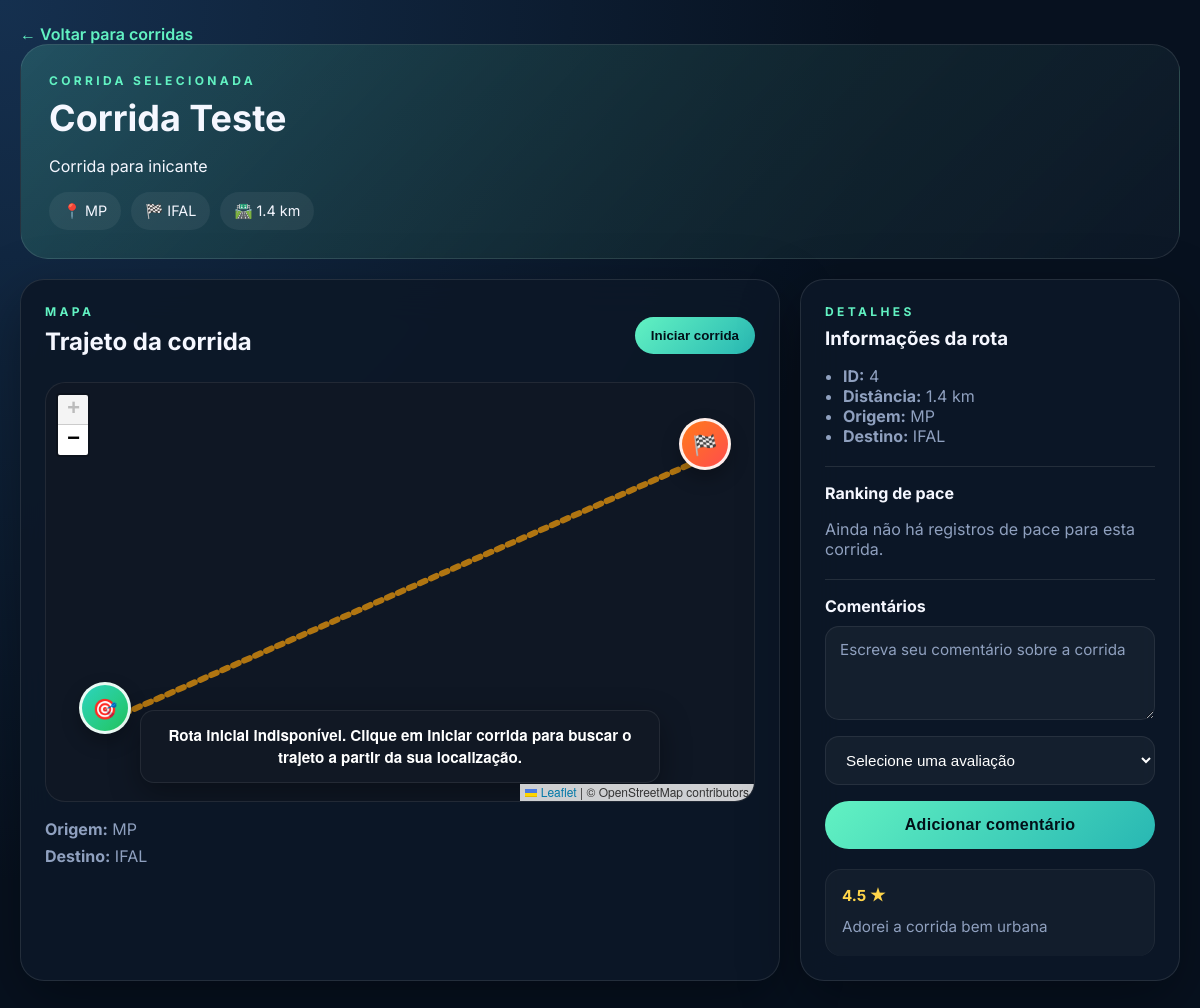
The app's page /corridas/4/ (signed in), older data.
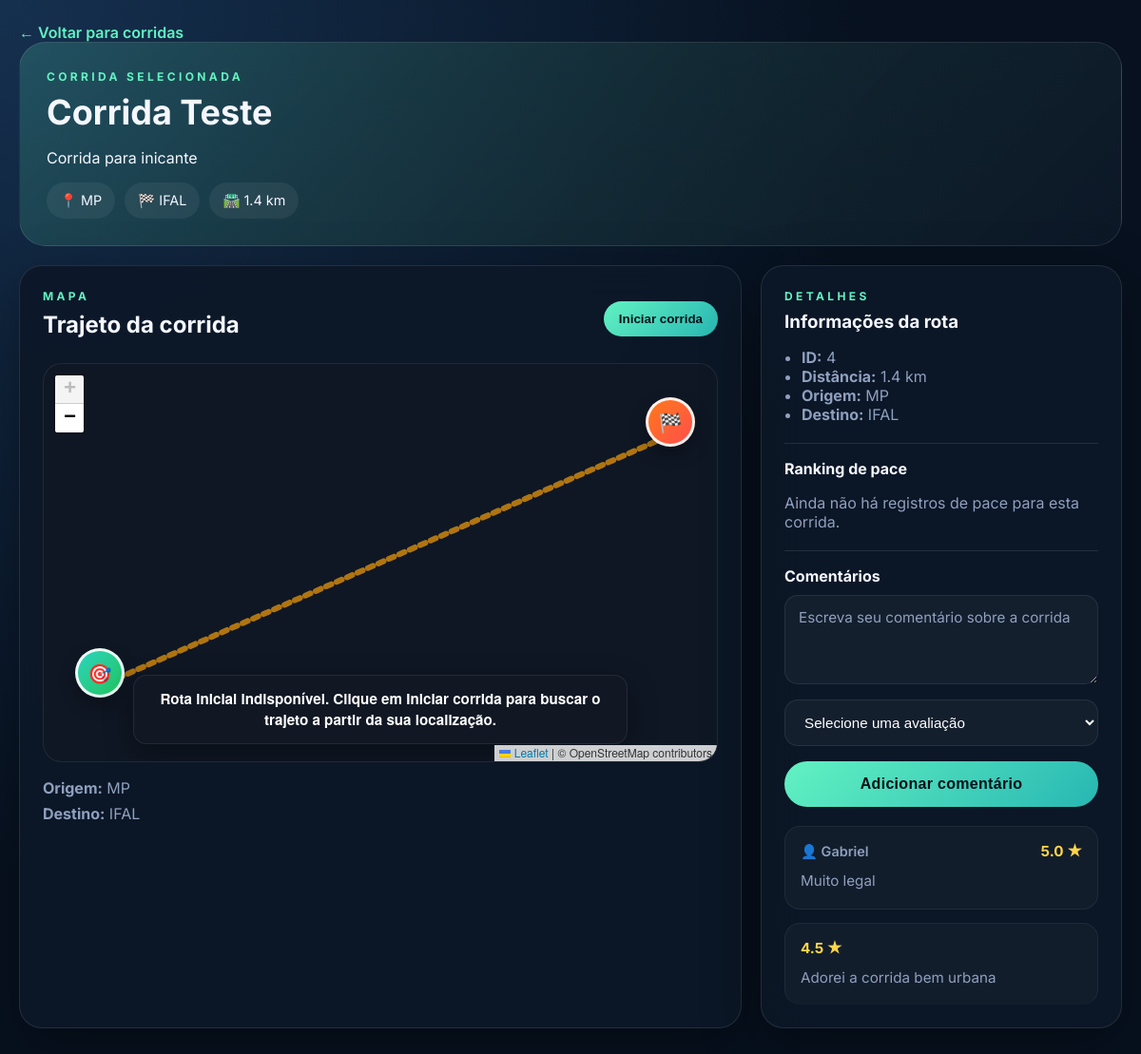
The same page, newer data.
### corridas/models.py (models this page shows, shortened)
class Corrida(models.Model):
    nome = models.CharField(max_length=100)
    local_inicio = models.CharField(max_length=100)
    local_fim = models.CharField(max_length=100)
    distancia = models.FloatField()
    descricao = models.TextField()
    origem_latitude = models.FloatField(null=True, blank=True)
    origem_longitude = models.FloatField(null=True, blank=True)
    destino_latitude = models.FloatField(null=True, blank=True)
    destino_longitude = models.FloatField(null=True, blank=True)

class ComentarioCorrida(models.Model):
    corrida = models.ForeignKey(
        Corrida,
        on_delete=models.CASCADE,
        related_name="comentarios"
    )
    comentario = models.TextField()
    avaliacao = models.FloatField()

class UsuarioComentario(models.Model):
    usuario = models.ForeignKey(
        usuario,
        on_delete=models.CASCADE,
        related_name="comentarios"
    )
    comentario = models.ForeignKey(
        ComentarioCorrida,
        on_delete=models.CASCADE,
        related_name="usuarios"
    )

class usuario(models.Model):
    nome = models.CharField(max_length=100)
    email = models.EmailField(unique=True)
    senha = models.CharField(max_length=100)
    admin = models.BooleanField(default=False)

### corridas/views.py (the view)
# urls.py: path('<int:corrida_id>/', views.corrida_detail, name='corrida_detail'),
def corrida_detail(request, corrida_id):
    if not is_authenticated_request(request):
        next_url = request.get_full_path()
        login_url = reverse("login")
        return redirect(f"{login_url}?{urlencode({'next': next_url})}")
    corrida = get_object_or_404(Corrida, id=corrida_id)
    comentarios = corrida.comentarios.all().order_by("-id")
    rankings = rankingPaceCorrida.objects.filter(corrida=corrida).select_related("usuario").order_by("pace", "id")
    return render(
        request,
        "corrida_detail.html",
        {
            "corrida": corrida,
            "comentarios": comentarios,
            "rankings": rankings,
            "google_maps_api_key": "",
        },
    )

### corridas/views.py (called while the page is built, shortened)
def is_authenticated_request(request):
    if request.session.get("access_token") or request.session.get("usuario_id"):
        token = request.session.get("access_token")
        if token:
            try:
                jwt.decode(token, JWT_SECRET, algorithms=["HS256"])
                return True
            except (jwt.ExpiredSignatureError, jwt.InvalidTokenError):
                return False
        return True

### corridas/templates/corrida_detail.html (shortened to what this page needs)
{% load static %}
<!DOCTYPE html>
<html lang="pt-BR">
<head>
    <link rel="stylesheet" href="https://unpkg.com/leaflet@1.9.4/dist/leaflet.css" />
    <link rel="stylesheet" href="{% static 'style.css' %}">
</head>
<body>
    <div class="page-shell detail-page">
        <a class="back-link" href="{% url 'corrida_list' %}">
            ← Voltar para corridas
        </a>
        <section class="detail-hero">
            <div>
                <p class="eyebrow">Corrida selecionada</p>
                <h1>{{ corrida.nome }}</h1>
                <p>{{ corrida.descricao }}</p>
            </div>
            <div class="detail-badges">
                <span class="pill">📍 {{ corrida.local_inicio }}</span>
                <span class="pill">🏁 {{ corrida.local_fim }}</span>
                <span class="pill">🛣️ {{ corrida.distancia }} km</span>
            </div>
        </section>
        <section class="detail-grid">
            <article class="map-card">
                <div class="section-title-row">
                    <div>
                        <p class="eyebrow">Mapa</p>
                        <h2>Trajeto da corrida</h2>
                    </div>
                    <button class="primary-btn" id="start-run-btn">
                        Iniciar corrida
                    </button>
                </div>
                <div id="map" class="map-placeholder">
                </div>
                <div class="route-info">
                    <strong>Origem:</strong> {{ corrida.local_inicio }}<br>
                    <strong>Destino:</strong> {{ corrida.local_fim }}
                </div>
            </article>
            <aside class="info-card">
                <p class="eyebrow">Detalhes</p>
                <h3>Informações da rota</h3>
                <ul>
                    <li><strong>ID:</strong> {{ corrida.id }}</li>
                    <li><strong>Distância:</strong> {{ corrida.distancia }} km</li>
                    <li><strong>Origem:</strong> {{ corrida.local_inicio }}</li>
                    <li><strong>Destino:</strong> {{ corrida.local_fim }}</li>
                </ul>
                <div class="comments-box">
                    <h4>Ranking de pace</h4>
                    {% if rankings %}
                        {% for item in rankings %}
                            <div class="comment-item">
                                <p>{{ item.usuario.nome }} • {{ item.pace|floatformat:2 }} min/km</p>
                                <span>#{{ forloop.counter }}</span>
                            </div>
                        {% endfor %}
                    {% else %}
                        <p class="muted">Ainda não há registros de pace para esta corrida.</p>
                    {% endif %}
                </div>
                <div class="comments-box">
                    <h4>Comentários</h4>
                    <form id="comment-form" class="comment-form-card">
                        <textarea name="comentario" rows="3" placeholder="Escreva seu comentário sobre a corrida" required></textarea>
                        <select name="avaliacao" required>
                            <option value="">Selecione uma avaliação</option>
                        </select>
                        <button type="submit" class="primary-btn">Adicionar comentário</button>
                    </form>
                    <div id="comments-list" class="comments-list">
                        {% for comentario in comentarios %}
                        <div class="comment-item">
                            <div class="comment-header">
                                {% if comentario.usuarios.all %}
                                <span class="comment-user">
                                    👤 {{ comentario.usuarios.first.usuario.nome }}
                                </span>
                                {% endif %}
                                <span class="comment-stars">
                                    {{ comentario.avaliacao }} ★
                                </span>
                            </div>
                            <p class="comment-text">
                                {{ comentario.comentario }}
                            </p>
                        </div>
                        {% empty %}
                        <p class="muted">
                            Ainda não há comentários para esta corrida.
                        </p>
                        {% endfor %}
                    </div>
                </div>
            </aside>
        </section>
    </div>
</body>
</html>

### corridas/static/style.css (style rules this page uses)
:root { color-scheme: dark; --bg: #07111f; --panel: rgba(13, 24, 39, 0.9); --panel-2: rgba(255, 255, 255, 0.06); --text: #f5f7ff; --muted: #8fa0bf; --accent: #62f2c2; --accent-strong: #28b7b3; --border: rgba(255, 255, 255, 0.1); --shadow: 0 20px 60px rgba(0, 0, 0, 0.35); }
* { box-sizing: border-box; }
body { margin: 0; font-family: 'Inter', sans-serif; background: radial-gradient(circle at top left, #15304f, var(--bg) 55%); color: var(--text); min-height: 100vh; }
.page-shell { max-width: 1200px; margin: 0 auto; padding: 40px 20px 80px; }
.hero-card, .race-card, .map-card, .info-card, .stat-card, .empty-card { background: var(--panel); border: 1px solid var(--border); border-radius: 24px; box-shadow: var(--shadow); backdrop-filter: blur(20px); }
.eyebrow { text-transform: uppercase; letter-spacing: 0.28em; font-size: 0.75rem; color: var(--accent); margin: 0 0 8px; font-weight: 700; }
h1, h2, h3, h4 { margin: 0 0 10px; }
h1 { font-size: clamp(1.9rem, 3vw, 2.8rem); }
.hero-text, .muted, .route-info, .comment-item p { color: var(--muted); }
.hero-pill, .card-badge, .pill, .card-meta { display: inline-flex; align-items: center; padding: 10px 14px; border-radius: 999px; background: var(--panel-2); color: var(--text); font-size: 0.9rem; }
.section-title-row { display: flex; justify-content: space-between; align-items: center; margin-bottom: 16px; }
.ghost-link, .back-link { color: var(--accent); text-decoration: none; font-weight: 600; }
.primary-btn { border: none; padding: 11px 16px; border-radius: 999px; background: linear-gradient(135deg, var(--accent), var(--accent-strong)); color: #021018; font-weight: 800; cursor: pointer; text-decoration: none; display: inline-flex; align-items: center; justify-content: center; }
.detail-page { padding-top: 24px; }
.detail-hero { background: linear-gradient(135deg, rgba(98,242,194,0.18), rgba(13,24,39,0.95)); border: 1px solid var(--border); border-radius: 28px; padding: 28px; margin-bottom: 20px; }
.detail-badges { display: flex; flex-wrap: wrap; gap: 10px; margin-top: 12px; }
.detail-grid { display: grid; grid-template-columns: 2fr 1fr; gap: 20px; }
.map-card, .info-card { padding: 24px; }
.map-placeholder { position: relative; width: 100%; min-height: 420px; margin-top: 14px; overflow: hidden; border-radius: 20px; border: 1px solid rgba(255,255,255,.08); background: #0f1724; }
#map, .leaflet-container { width:100%; height:420px; }
.map-placeholder, .leaflet-container { width: 100%; height: 100%; min-height: 360px; }
.route-info { margin-top: 14px; line-height: 1.7; }
.info-card ul { padding-left: 18px; color: var(--muted); }
.comments-box { margin-top: 20px; padding-top: 16px; border-top: 1px solid var(--border); }
.comment-item { padding: 10px 0; border-bottom: 1px solid rgba(255,255,255,0.08); }
.comment-item:last-child { border-bottom: none; }
.comment-form-card { display:flex; flex-direction:column; gap:16px; margin-top:2px; margin-bottom:2px; }
.comment-form-card textarea { width:100%; resize:vertical; min-height:70px; max-height:150px; padding:12px 14px; border-radius:14px; border:1px solid rgba(255,255,255,.08); background:rgba(255,255,255,.04); color:white; font-size:.95rem; font-family:'Inter',sans-serif; line-height:1.5; transition:.25s; }
.comment-form-card textarea::placeholder { color:var(--muted); }
.comment-form-card select { width:100%; padding:14px 16px; border-radius:14px; border:1px solid rgba(255,255,255,.08); background:rgba(255,255,255,.04); color:white; font-size:.95rem; cursor:pointer; transition:.25s; }
.comment-form-card select option { background:#111b2d; color:white; }
.comment-form-card .primary-btn { width:100%; padding:15px; font-size:1rem; letter-spacing:.3px; transition:.25s; }
.comments-list { display:flex; flex-direction:column; gap:14px; margin-top:20px; }
.comment-item { padding:16px; border-radius:16px; background:rgba(255,255,255,.03); border:1px solid rgba(255,255,255,.06); transition:.25s; }
.comment-header { display:flex; justify-content:space-between; align-items:center; margin-bottom:10px; }
.comment-user { color:var(--muted); font-size:.9rem; font-weight:600; }
.comment-stars { color:#FFD54A; font-weight:700; font-size:.95rem; }
.comment-text { margin:0; color:var(--text); line-height:1.6; font-size:.95rem; word-break:break-word; }

Row changes from the older to the newer data that the page shows:
added ComentarioCorrida: usuarios.first.usuario.nome "Gabriel", avaliacao "5.0", comentario "Muito legal"
